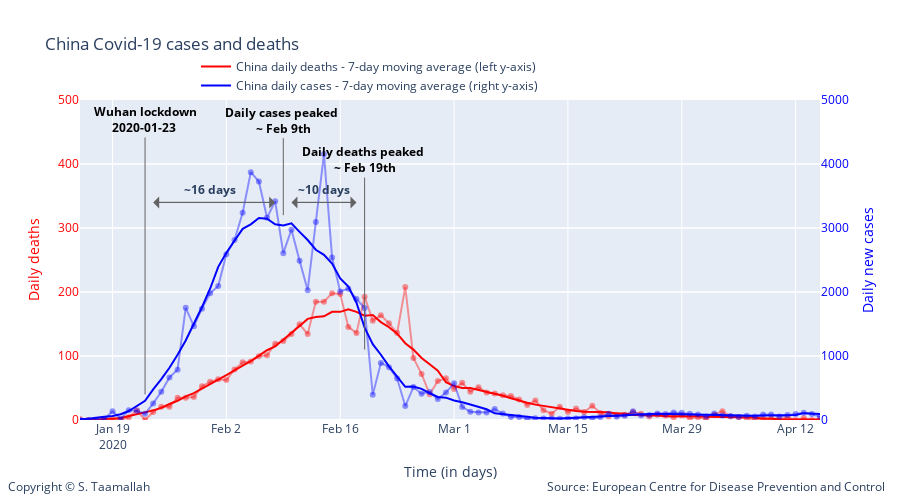

Notebook code cell kept with this figure:
### Code cell
degree = 5

smooth_china_deaths = smoothTriangle(df_china['deaths'],degree)
smooth_china_cases = smoothTriangle(df_china['cases'],degree)

smooth_china_deaths_9day = smooth_9day(df_china['deaths'])
smooth_china_cases_9day = smooth_9day(df_china['cases'])



# Add traces
trace1 = go.Scatter(
        x=df_china.index, 
        y=df_china['deaths'],
        mode='lines + markers',
        name='China daily deaths (left y-axis)',
        line_color='rgba(256, 0, 0, .4)',
        showlegend=False,
)

trace11 = go.Scatter(
        x=df_china.index, 
        y=smooth_china_deaths_9day,
        mode='lines',
        name='China daily deaths - 7-day moving average (left y-axis)',
        line_color='rgba(256, 0, 0, 1)',
)


trace2 = go.Scatter(
        x=df_china.index, 
        y=df_china['cases'],
        mode='lines + markers',
        name='China daily cases (right y-axis)',
        line_color='rgba(0, 0, 256, .4)',
        showlegend=False,
        yaxis='y2'
)

trace22 = go.Scatter(
        x=df_china.index, 
        y=smooth_china_cases_9day,
        mode='lines',
        name='China daily cases - 7-day moving average (right y-axis)',
        line_color='rgba(0, 0, 256, 1)',
        yaxis='y2'
)

data = [trace1, trace11, trace2, trace22]

layout = go.Layout(
    title='China Covid-19 cases and deaths',
    legend=dict(x=.4, y=1.15, orientation="h"), 
    width=900,
    height=500,
    
    # Top left
    xaxis=dict(
        title='Time (in days)',
        range=['2020-01-15', '2020-04-15'],
    ),
    yaxis=dict(
        title='Daily deaths',
        #type='log',
        range=[0,500],
        color="red",
        anchor='x'
    ),
    yaxis2=dict(
        title = 'Daily new cases',
        color='rgba(0, 0, 256, 1)',
        #type='log',
        range=[0,5000],
        overlaying='y',
        side='right'
    ),
    
       annotations=[
        dict(
            x=1.09,
            y=-0.24,
            showarrow=False,
            text='Source: European Centre for Disease Prevention and Control',
            xref='paper',
            yref='paper'
        ),
        
        dict(
            x=-0.1,
            y=-0.24,
            showarrow=False,
            text='Copyright © S. Taamallah ',
            xref='paper',
            yref='paper'
        )
    ],
    
)



fig = go.Figure(data=data, layout=layout)

fig.add_annotation(
            x='2020-01-23',
            y=40,
            xref="x",
            yref="y",
            text="<b> Wuhan lockdown <br> 2020-01-23  </b>",
            showarrow=True,
            font=dict(
            #family="Courier New, monospace",
            size=12,
            color="black",
            ),
        align="center",
        arrowhead=0,
        arrowsize=1,
        arrowwidth=1,
        arrowcolor="#636363",
        ax=0,
        ay=-275,
)




fig.add_annotation(
            x='2020-02-09',
            y=320,
            text="<b>Daily cases peaked <br> ~ Feb 9th </b>",
            showarrow=True,
            font=dict(
            #family="Courier New, monospace",
            size=12,
            color="black",
            ),
        align="center",
        arrowhead=0,
        arrowsize=1,
        arrowwidth=1,
        arrowcolor="#636363",
        ax=0,
        ay=-95,
)


fig.add_annotation(
            x='2020-02-19',
            y=110,
            text="<b>Daily deaths peaked <br> ~ Feb 19th </b>",
            showarrow=True,
            font=dict(
            #family="Courier New, monospace",
            size=12,
            color="black",
            ),
        align="center",
        arrowhead=0,
        arrowsize=1,
        arrowwidth=1,
        arrowcolor="#636363",
        ax=0,
        ay=-190,
)

fig.add_annotation(
            x='2020-02-10',
            y=340,
            text="",
            showarrow=True,
            font=dict(
            #family="Courier New, monospace",
            size=12,
            color="black",
            ),
        align="center",
        arrowhead=1,
        arrowsize=2,
        arrowwidth=1,
        arrowcolor="#636363",
        ax=65,
        ay=0,
)

fig.add_annotation(
            x='2020-02-18',
            y=340,
            text="",
            showarrow=True,
            font=dict(
            #family="Courier New, monospace",
            size=12,
            color="black",
            ),
        align="center",
        arrowhead=1,
        arrowsize=2,
        arrowwidth=1,
        arrowcolor="#636363",
        ax=-65,
        ay=0,
)

fig.add_annotation(
            x='2020-02-14',
            y=360,
            text="<b> ~10 days </b>",
            showarrow=False,
)

fig.add_annotation(
            x='2020-01-24',
            y=340,
            text="",
            showarrow=True,
            font=dict(
            #family="Courier New, monospace",
            size=12,
            color="black",
            ),
        align="center",
        arrowhead=1,
        arrowsize=2,
        arrowwidth=1,
        arrowcolor="#636363",
        ax=120,
        ay=0,
)

fig.add_annotation(
            x='2020-02-08',
            y=340,
            text="",
            showarrow=True,
            font=dict(
            #family="Courier New, monospace",
            size=12,
            color="black",
            ),
        align="center",
        arrowhead=1,
        arrowsize=2,
        arrowwidth=1,
        arrowcolor="#636363",
        ax=-120,
        ay=0,
)


fig.add_annotation(
            x='2020-01-31',
            y=360,
            text="<b> ~16 days </b>",
            showarrow=False,
)

fig.show()

from plotly.offline import plot
plot(fig, filename="STaamallah_covid19_analysis_chart_2_20200503.html", auto_open = False)

### Figure 1 — Plotly figure (JSON) as saved in the notebook; plotly's stock layout.template omitted (floating-point values rounded to 4 significant figures; data arrays with more than 128 entries replaced by an {"elided": "..."} marker saying what was removed)
{"data": [{"line": {"color": "rgba(256, 0, 0, .4)"}, "mode": "lines+markers", "name": "China daily deaths (left y-axis)", "showlegend": false, "type": "scatter", "x": {"elided": "132 str values"}, "y": {"elided": "132 float values"}}, {"line": {"color": "rgba(256, 0, 0, 1)"}, "mode": "lines", "name": "China daily deaths - 7-day moving average (left y-axis)", "type": "scatter", "x": {"elided": "132 str values"}, "y": {"elided": "132 int values"}}, {"line": {"color": "rgba(0, 0, 256, .4)"}, "mode": "lines+markers", "name": "China daily cases (right y-axis)", "showlegend": false, "type": "scatter", "x": {"elided": "132 str values"}, "y": {"elided": "132 int values"}, "yaxis": "y2"}, {"line": {"color": "rgba(0, 0, 256, 1)"}, "mode": "lines", "name": "China daily cases - 7-day moving average (right y-axis)", "type": "scatter", "x": {"elided": "132 str values"}, "y": {"elided": "132 float values"}, "yaxis": "y2"}], "layout": {"annotations": [{"showarrow": false, "text": "Source: European Centre for Disease Prevention and Control", "x": 1.09, "xref": "paper", "y": -0.24, "yref": "paper"}, {"showarrow": false, "text": "Copyright © S. Taamallah ", "x": -0.1, "xref": "paper", "y": -0.24, "yref": "paper"}, {"align": "center", "arrowcolor": "#636363", "arrowhead": 0, "arrowsize": 1, "arrowwidth": 1, "ax": 0, "ay": -275, "font": {"color": "black", "size": 12}, "showarrow": true, "text": "<b> Wuhan lockdown <br> 2020-01-23  </b>", "x": "2020-01-23", "xref": "x", "y": 40, "yref": "y"}, {"align": "center", "arrowcolor": "#636363", "arrowhead": 0, "arrowsize": 1, "arrowwidth": 1, "ax": 0, "ay": -95, "font": {"color": "black", "size": 12}, "showarrow": true, "text": "<b>Daily cases peaked <br> ~ Feb 9th </b>", "x": "2020-02-09", "y": 320}, {"align": "center", "arrowcolor": "#636363", "arrowhead": 0, "arrowsize": 1, "arrowwidth": 1, "ax": 0, "ay": -190, "font": {"color": "black", "size": 12}, "showarrow": true, "text": "<b>Daily deaths peaked <br> ~ Feb 19th </b>", "x": "2020-02-19", "y": 110}, {"align": "center", "arrowcolor": "#636363", "arrowhead": 1, "arrowsize": 2, "arrowwidth": 1, "ax": 65, "ay": 0, "font": {"color": "black", "size": 12}, "showarrow": true, "text": "", "x": "2020-02-10", "y": 340}, {"align": "center", "arrowcolor": "#636363", "arrowhead": 1, "arrowsize": 2, "arrowwidth": 1, "ax": -65, "ay": 0, "font": {"color": "black", "size": 12}, "showarrow": true, "text": "", "x": "2020-02-18", "y": 340}, {"showarrow": false, "text": "<b> ~10 days </b>", "x": "2020-02-14", "y": 360}, {"align": "center", "arrowcolor": "#636363", "arrowhead": 1, "arrowsize": 2, "arrowwidth": 1, "ax": 120, "ay": 0, "font": {"color": "black", "size": 12}, "showarrow": true, "text": "", "x": "2020-01-24", "y": 340}, {"align": "center", "arrowcolor": "#636363", "arrowhead": 1, "arrowsize": 2, "arrowwidth": 1, "ax": -120, "ay": 0, "font": {"color": "black", "size": 12}, "showarrow": true, "text": "", "x": "2020-02-08", "y": 340}, {"showarrow": false, "text": "<b> ~16 days </b>", "x": "2020-01-31", "y": 360}], "height": 500, "legend": {"orientation": "h", "x": 0.4, "y": 1.15}, "title": {"text": "China Covid-19 cases and deaths"}, "width": 900, "xaxis": {"range": ["2020-01-15", "2020-04-15"], "title": {"text": "Time (in days)"}, "type": "date"}, "yaxis": {"anchor": "x", "color": "red", "range": [0, 500], "title": {"text": "Daily deaths"}, "type": "linear"}, "yaxis2": {"color": "rgba(0, 0, 256, 1)", "overlaying": "y", "range": [0, 5000], "side": "right", "title": {"text": "Daily new cases"}, "type": "linear"}}}
